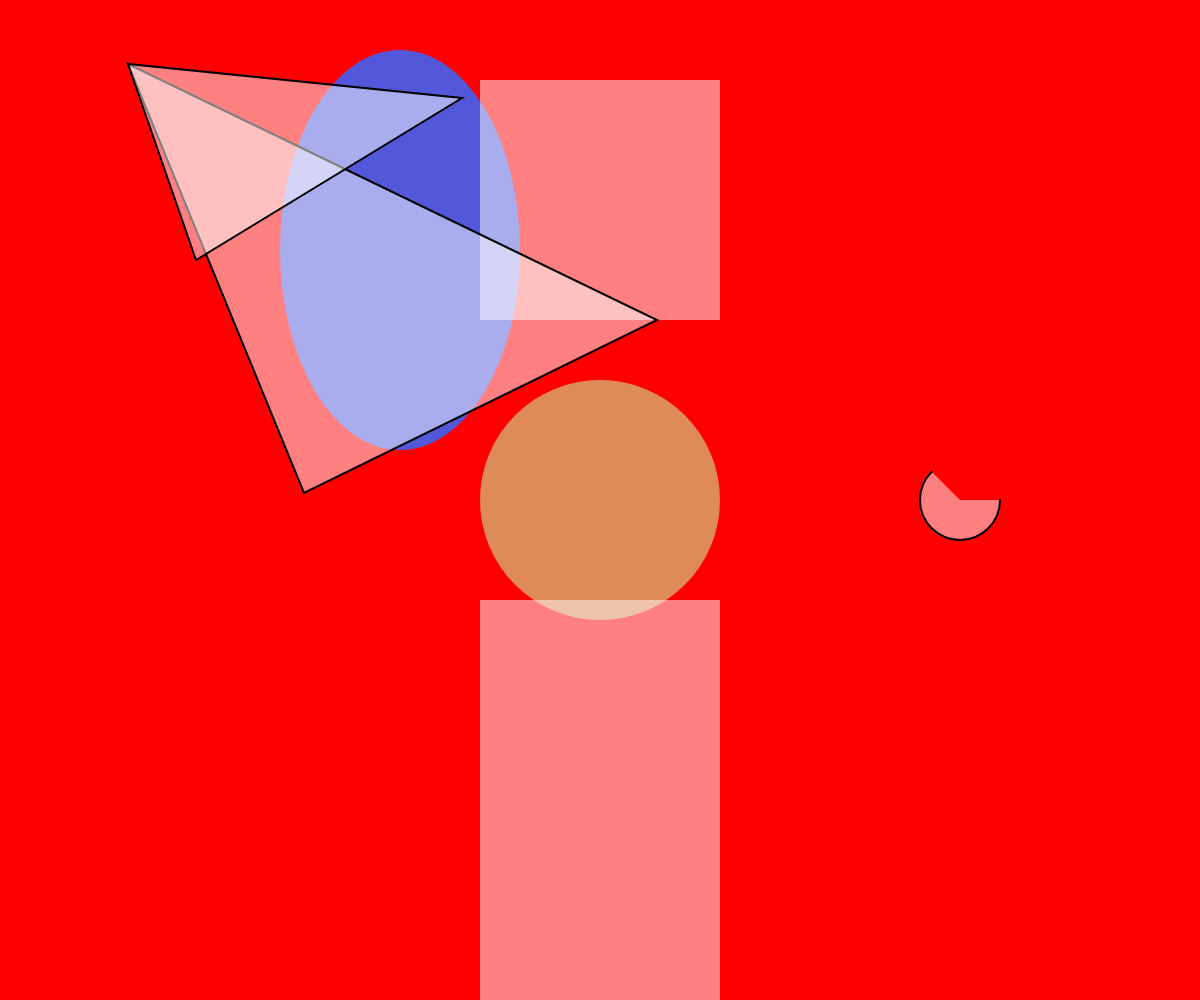
Frame 1 (no input)
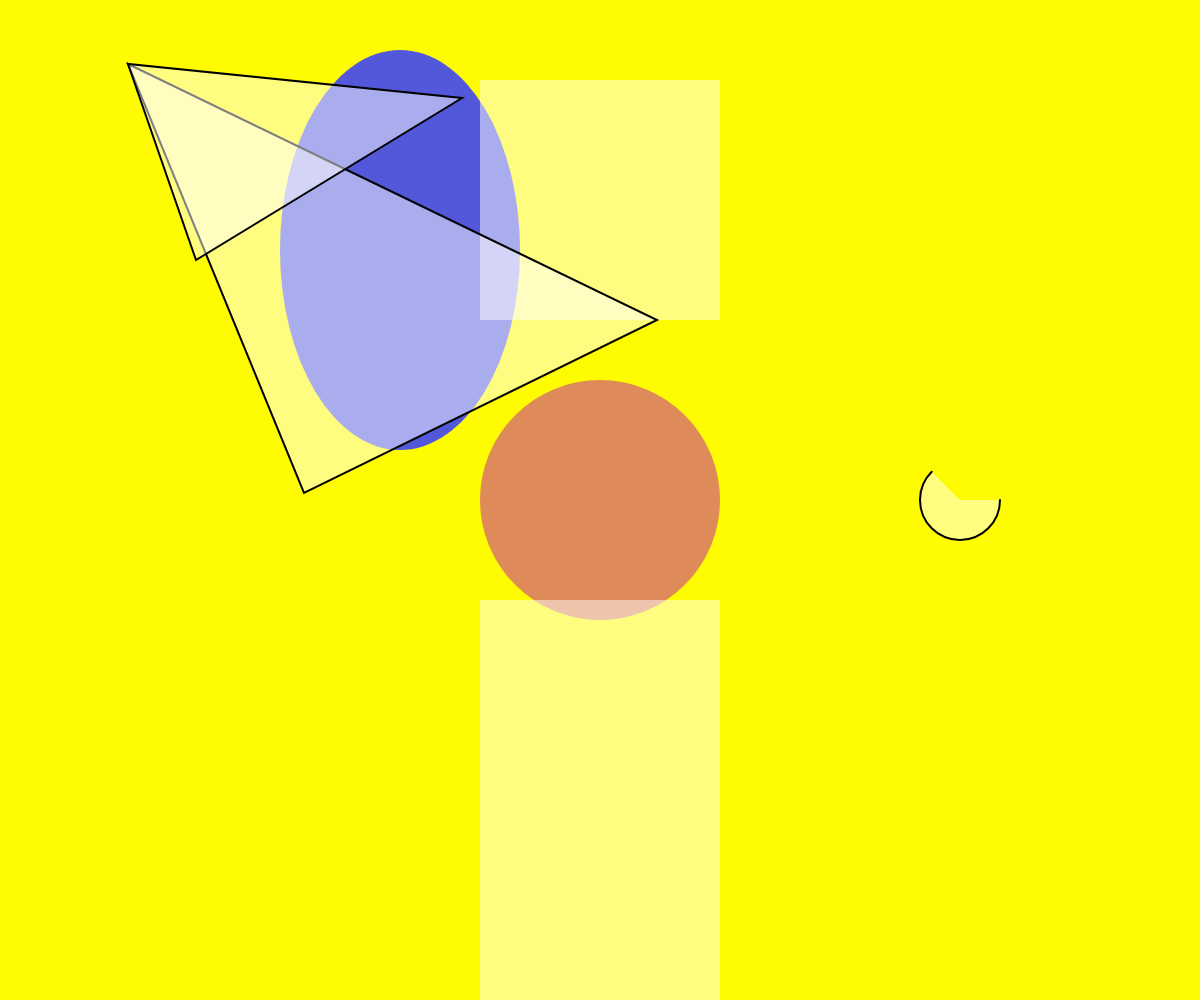
Frame 60 (no input)
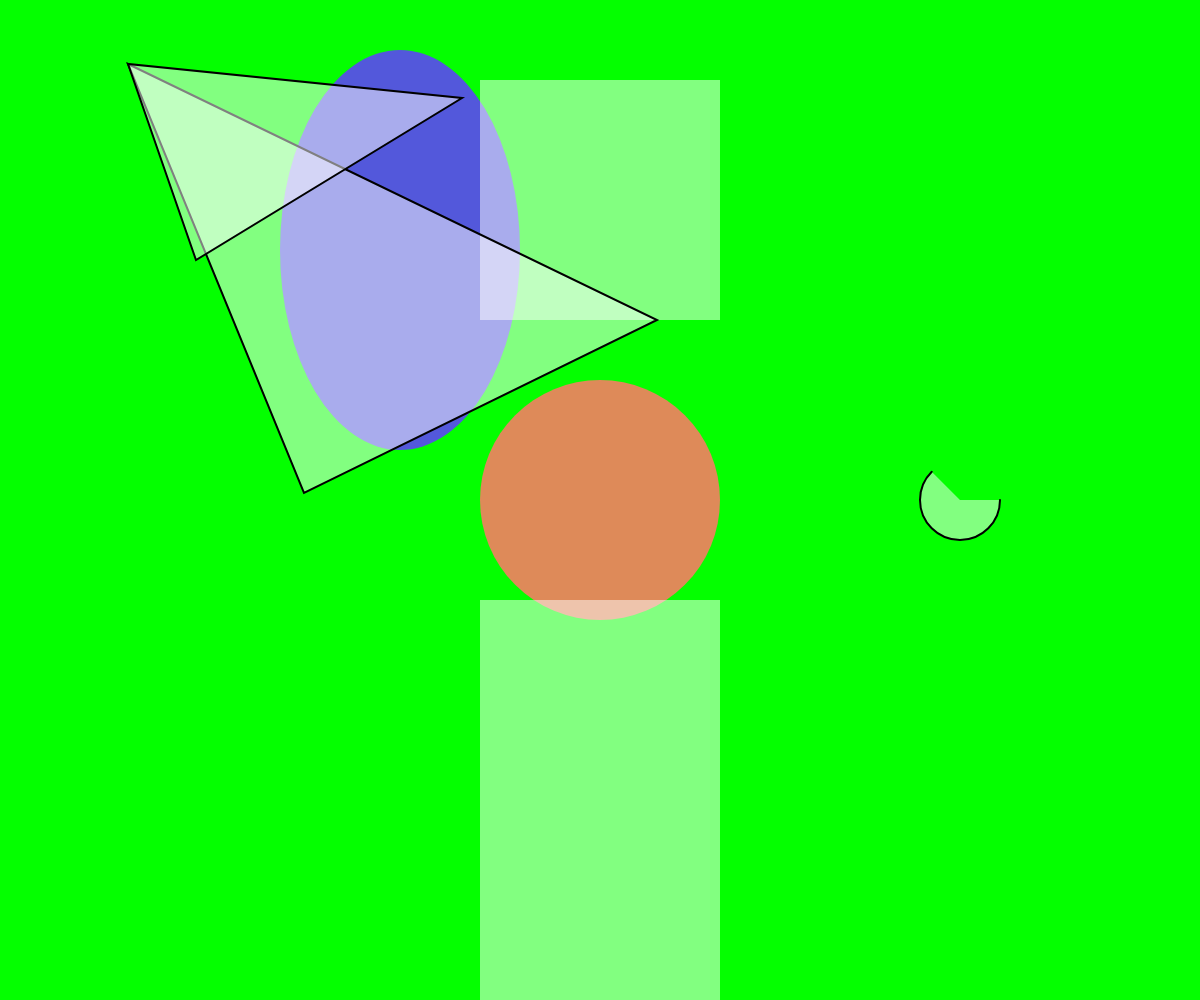
Frame 120 (the mouse pressed at the canvas centre since frame 60)

The p5.js sketch that drew these frames (run headless with seeded random() and noise() and a simulated clock; from frame 60 on, the mouse is pressed at the canvas centre):

// p5.js sketch
// ── sketch.js
//In this tutorial we learn how to create 
//Shape and color 

//Variables Here
let c; //color 


function setup() {
  createCanvas(window.innerWidth, window.innerHeight);
  colorMode(HSB);
  rectMode(CENTER);
  
  c = 0; 
}

function draw() {
  background(c, 100, 100); //h, s, b

  //SHAPES --------------------------------------------
  fill(22, 60, 87); //alpha is transparency
  noStroke();
  circle(width / 2, height / 2, width * 0.2); //x, y, d

  fill(238, 62, 86);
  ellipse(width / 3, height / 4, width * 0.2, height * 0.4); //x, y, w, h

  fill(255, 0.5);
  square(width / 2, height * 0.2, width * 0.2); //x y s

  rect(width / 2, height * 0.8, width * 0.2, height * 0.4); //x y w h
  
  strokeWeight(2);
  stroke(0);
  arc(width * 0.8, height * 0.5, 80, 80, 0, PI + QUARTER_PI);

  beginShape(TRIANGLES);
  curveVertex(128, 64);
  curveVertex(657, 320);
  curveVertex(304, 493);
  curveVertex(128, 64);
    curveVertex(196, 260);
  curveVertex(462, 98);
  endShape();
  
  c += 1;
  c = c%360
}

function mousePressed() {
  console.log(mouseX, mouseY);
}
